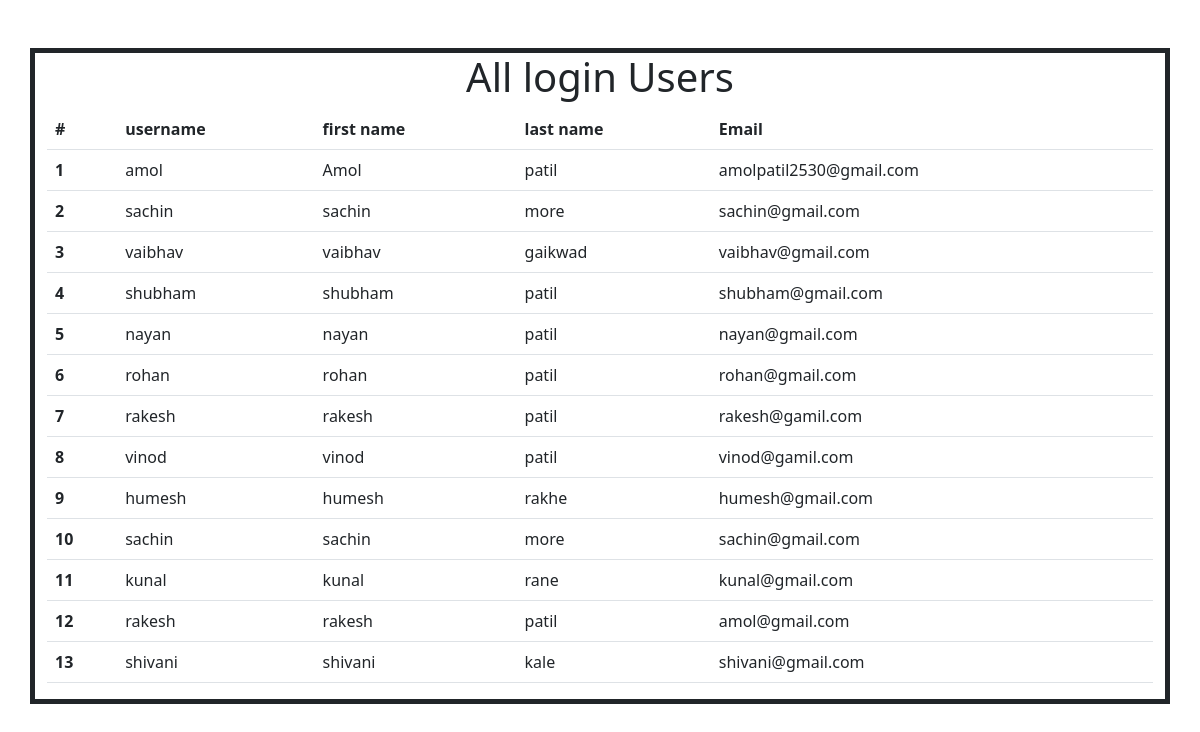
Page /view_user/ on the committed database.
### enroll/models.py (models this page shows)
class newuser(models.Model):
    Username=models.CharField(max_length=80)
    fname=models.CharField(max_length=89)
    lname=models.CharField(max_length=88)
    email=models.EmailField(max_length=90)
    pass1=models.CharField(max_length=90)
    pass2=models.CharField(max_length=90)

### enroll/views.py (the view)
# urls.py: path('view_user/',views.view_user, name='view_user'),
def view_user(request):
    form=newuser.objects.all()
    return render(request,'view_user.html' , {'forms':form})

### enroll/templates/view_user.html (shortened to what this page needs)
{% load static %}
<!DOCTYPE html>
<html lang="en">
<head>
    <link href="{% static 'css/bootstrap.css' %}" rel="stylesheet">
    <link href="{% static 'css/style9.css' %}" rel="stylesheet">
</head>
<body>
    <div class="container my-5" style="border: 5px solid;">
        <h1 style="text-align:center;"> All login Users</h1>
    <table class="table table-hover ">
        <thead>
          <tr>
            <th scope="col">#</th>
            <th scope="col"> username</th>
            <th scope="col">first name</th>
            <th scope="col">last name</th>
            <th scope="col">Email</th>
        </thead>
        <tbody>
          {% for fm in forms  %}
            <th scope="row">{{forloop.counter}}</th>
            <td colspan="">{{fm.Username}}</td>
            <td colspan="">{{fm.fname}}</td>
            <td colspan="">{{fm.lname}}</td>
            <td colspan="">{{fm.email}}</td>
          {% endfor %}
        </tbody>
      </table>
    </div>
</body>
</html>

### rows in the picture
newuser: Username "amol", fname "Amol", lname "patil", email "amolpatil2530@gmail.com"
newuser: Username "sachin", fname "sachin", lname "more", email "sachin@gmail.com"
newuser: Username "vaibhav", fname "vaibhav", lname "gaikwad", email "vaibhav@gmail.com"
newuser: Username "shubham", fname "shubham", lname "patil", email "shubham@gmail.com"
newuser: Username "nayan", fname "nayan", lname "patil", email "nayan@gmail.com"
newuser: Username "rohan", fname "rohan", lname "patil", email "rohan@gmail.com"
newuser: Username "rakesh", fname "rakesh", lname "patil", email "rakesh@gamil.com"
newuser: Username "vinod", fname "vinod", lname "patil", email "vinod@gamil.com"
newuser: Username "humesh", fname "humesh", lname "rakhe", email "humesh@gmail.com"
newuser: Username "sachin", fname "sachin", lname "more", email "sachin@gmail.com"
newuser: Username "kunal", fname "kunal", lname "rane", email "kunal@gmail.com"
newuser: Username "rakesh", fname "rakesh", lname "patil", email "amol@gmail.com"
newuser: Username "shivani", fname "shivani", lname "kale", email "shivani@gmail.com"
